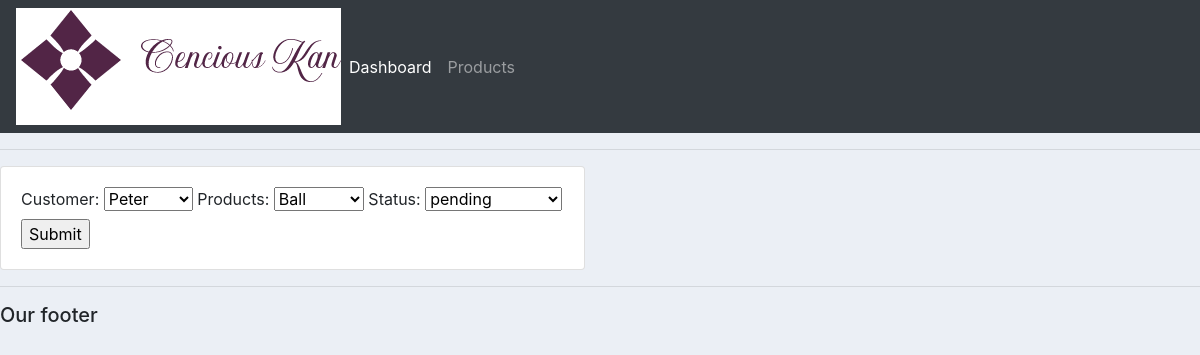
/update_order/3/, run on an earlier commit of the app's database.
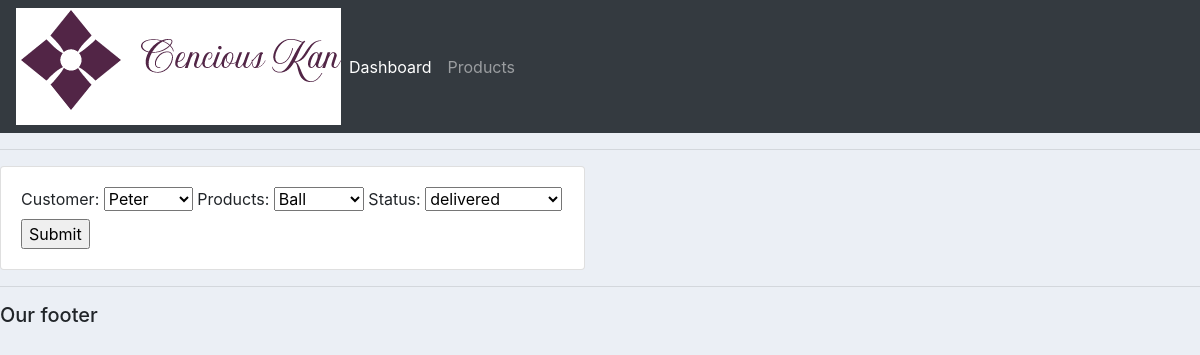
And on a later commit of the database.
### accounts/models.py (models this page shows, shortened)
class Order(models.Model):
    STATUS=(
            ('Pending', 'pending'),
            ('Out for delivery', 'out for delivery'),
            ('Delivered', 'delivered'),
        )
    customer= models.ForeignKey(Customer, null=True, on_delete=models.SET_NULL)
    products= models.ForeignKey(Product, null=True, on_delete=models.SET_NULL)
    date_created=models.DateField(auto_now_add=True, null=True)
    status= models.CharField(max_length=200, null=True, choices=STATUS)

### accounts/views.py (the view)
# urls.py: path('update_order/<str:pk>/', views.updateOrder, name="update_order"),
def updateOrder(request, pk):
    order =Order.objects.get(id=pk) #to prefil the form, query item from here.
    form = OrderForm(instance=order)
    if request.method == 'POST':
        form = OrderForm(request.POST, instance=order)
        if form.is_valid():
            form.save()
            return redirect('/')
    context={'form': form}
    return render(request,'accounts/order_form.html',context)

### accounts/forms.py
class OrderForm(ModelForm):
    class Meta:
        model = Order
        fields= '__all__'

### accounts/models.py (called while the page is built)
    def __str__(self):
        return self.name

    def __str__(self):
        return self.name

### accounts/templates/accounts/order_form.html (shortened to what this page needs)
{%extends 'accounts/main.html' %}
{%load static%}
{%block element%}
<div class="row">
    <div class="col-md-6">
        <div class="card card-body">
            <form action="" method="POST">
                {{form}}
                <input type="submit" name="submit">
            </form>
        </div>
    </div>
</div>
{% endblock element%}

What changed in the data, as far as the page shows it:
changed Order "Peter": status "pending" → "delivered"
